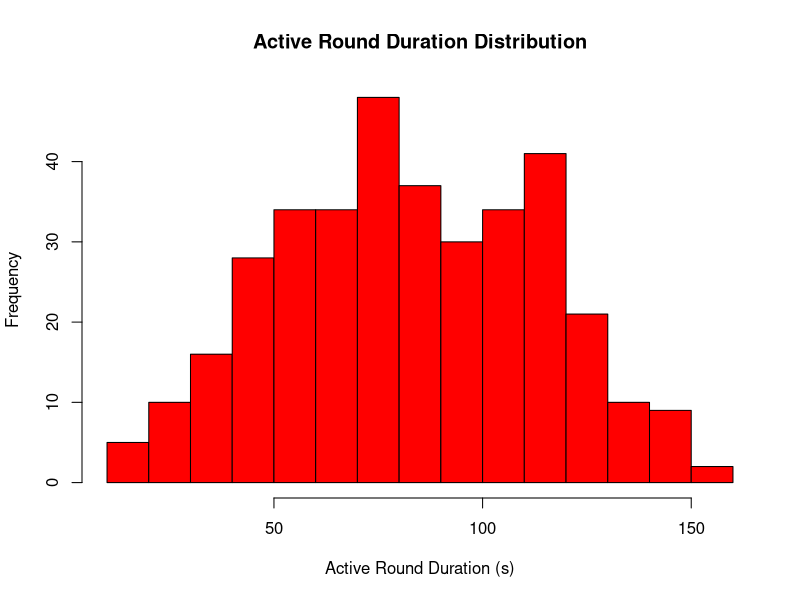
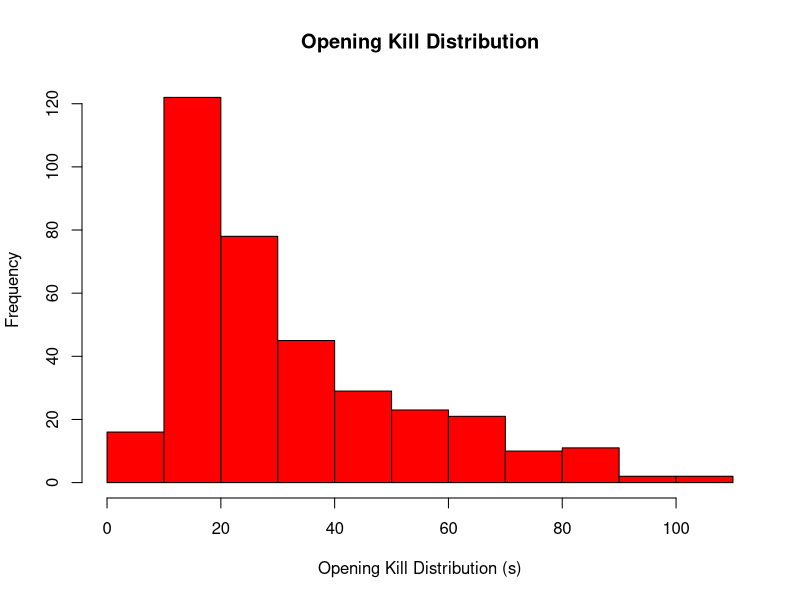
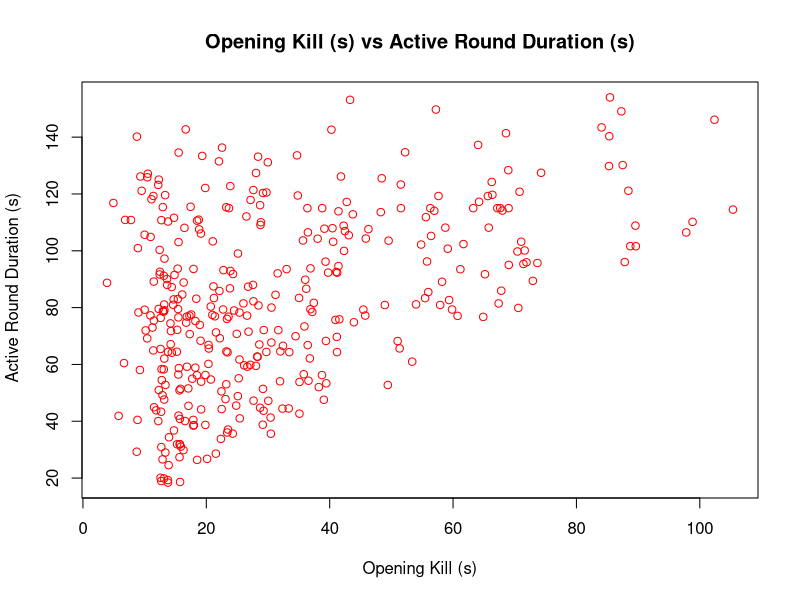
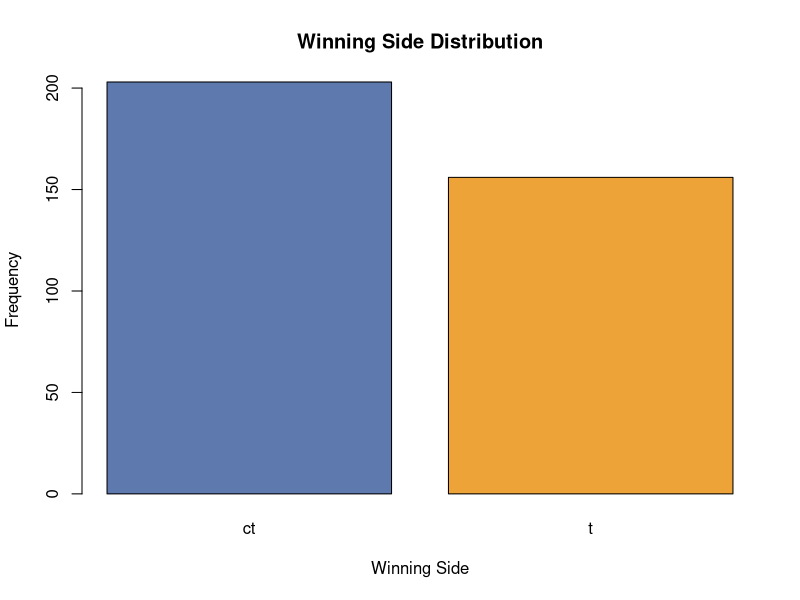
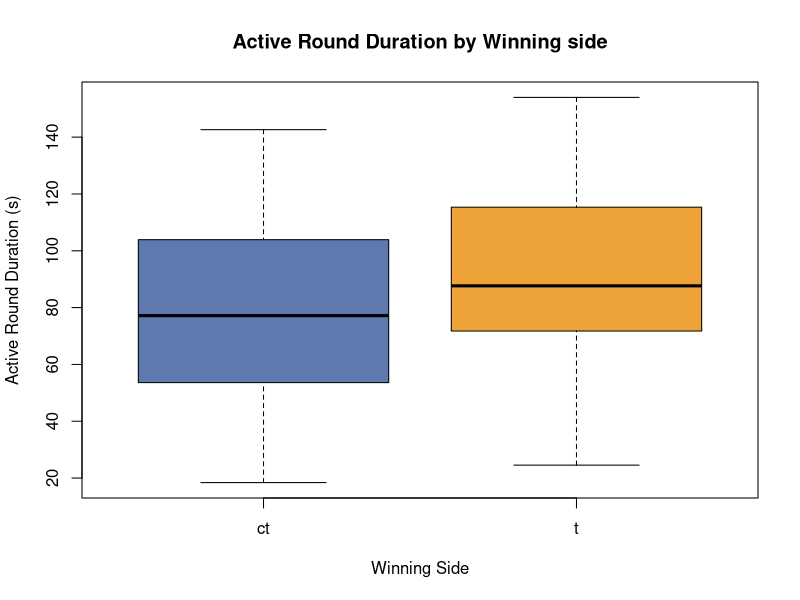

The R source for these figures, in order:
## ---- chunk 1
df <- read.csv("Dataset/csdata_clean.csv")
knitr::opts_chunk$set(echo = FALSE)
## ---- chunk 2
# Descriptive Analysis of Response Variable:
hist(df$active_round_duration_s, 
     main = "Active Round Duration Distribution",
     xlab = "Active Round Duration (s)",
     ylab = "Frequency",
     col = "#FF0000")
summary(df$active_round_duration_s)
sd(df$active_round_duration_s)
## ---- chunk 3
# Investigation of Numeric Explanatory Variable:
hist(df$opening_kill_seconds,
     main = "Opening Kill Distribution",
     xlab = "Opening Kill Distribution (s)",
     ylab = "Frequency",
     col = "#FF0000")
summary(df$opening_kill_seconds)
sd(df$opening_kill_seconds)
plot(df$active_round_duration_s ~ df$opening_kill_seconds, data = df,
     main = "Opening Kill (s) vs Active Round Duration (s)",
     xlab = "Opening Kill (s)",
     ylab = " Active Round Duration (s)",
     col = "#FF0000")
## ---- chunk 4
# Investigation of Categorical Explanatory Variable:
winner_table <- table(df$winner_side)
barplot(winner_table,
        main = "Winning Side Distribution",
        xlab = "Winning Side",
        ylab = "Frequency",
        col = c("#5d79ae", "#eda338"))
winner_table
prop.table(winner_table)
boxplot(df$active_round_duration_s ~ df$winner_side, data = df,
        main = "Active Round Duration by Winning side",
        xlab = "Winning Side",
        ylab = "Active Round Duration (s)",
        col = c("#5d79ae", "#eda338"))
